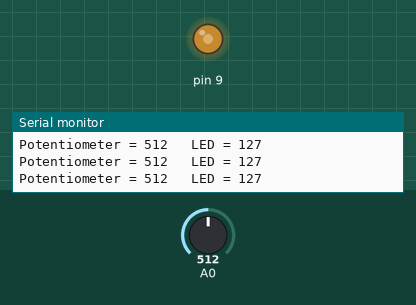
This sketch was run on a simulated Arduino Uno, built with avr-gcc and run on an emulated ATmega328P. On the bench: output pins drawn as LEDs (lit = HIGH), the last lines printed to the serial monitor. Inputs (shaded band) come from the test bench; at power-on: A0 = 512.

Above: at 1.2 s.
1.3 s: A0 set to 412
At 1.8 s:
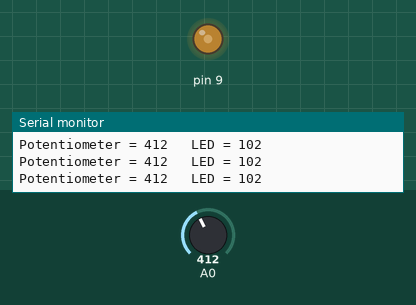
4.3 s: A0 set to 390
At 5.1 s:
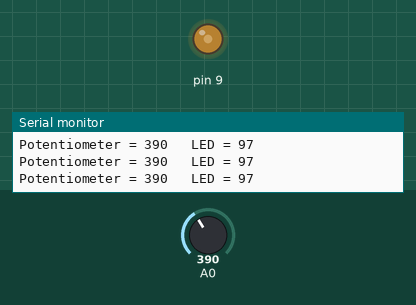
7.3 s: A0 set to 716
At 8.5 s:
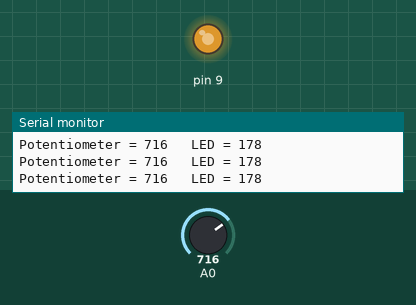
8.8 s: A0 set to 991
At 9.6 s:
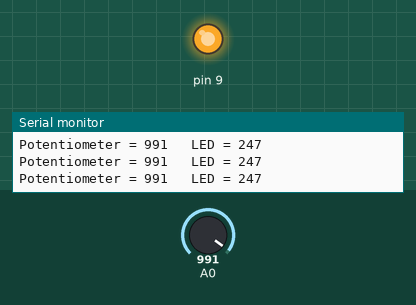
10.3 s: A0 set to 1013
At 10.7 s:
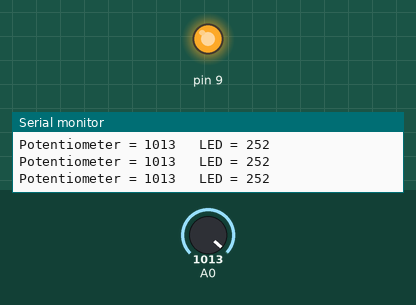
11.8 s: A0 set to 122
At 12.1 s:
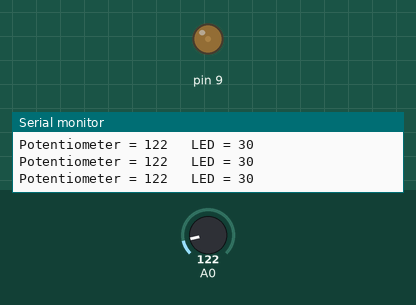
Timing chart, 0 to 14.3 s (numbered marks = the images above; inputs shaded):
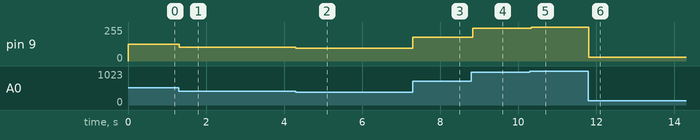

The sketch:

Arduino_7_Potentiometer_RLight.ino
```cpp
int sensorValue = 0;
int outputValue = 0;

void setup(){
  Serial.begin(9600);
}

void loop(){
  sensorValue = analogRead(A0);
  outputValue = map(sensorValue, 0, 1023, 0, 255);
  analogWrite(9, outputValue);

  Serial.print("Potentiometer = ");
  Serial.print(sensorValue);
  Serial.print("\t LED = ");
  Serial.println(outputValue);
  delay(10);
}
```

Measured:
- after the input at 1.3 s, pin 9: 127/255 → 102/255 at once
- after the input at 4.3 s, pin 9: 102/255 → 97/255 at once
- after the input at 7.3 s, pin 9: 97/255 → 178/255 at once
- after the input at 8.8 s, pin 9: 178/255 → 247/255 at once
- after the input at 10.3 s, pin 9: 247/255 → 252/255 at once
- after the input at 11.8 s, pin 9: 252/255 → 30/255 at once
